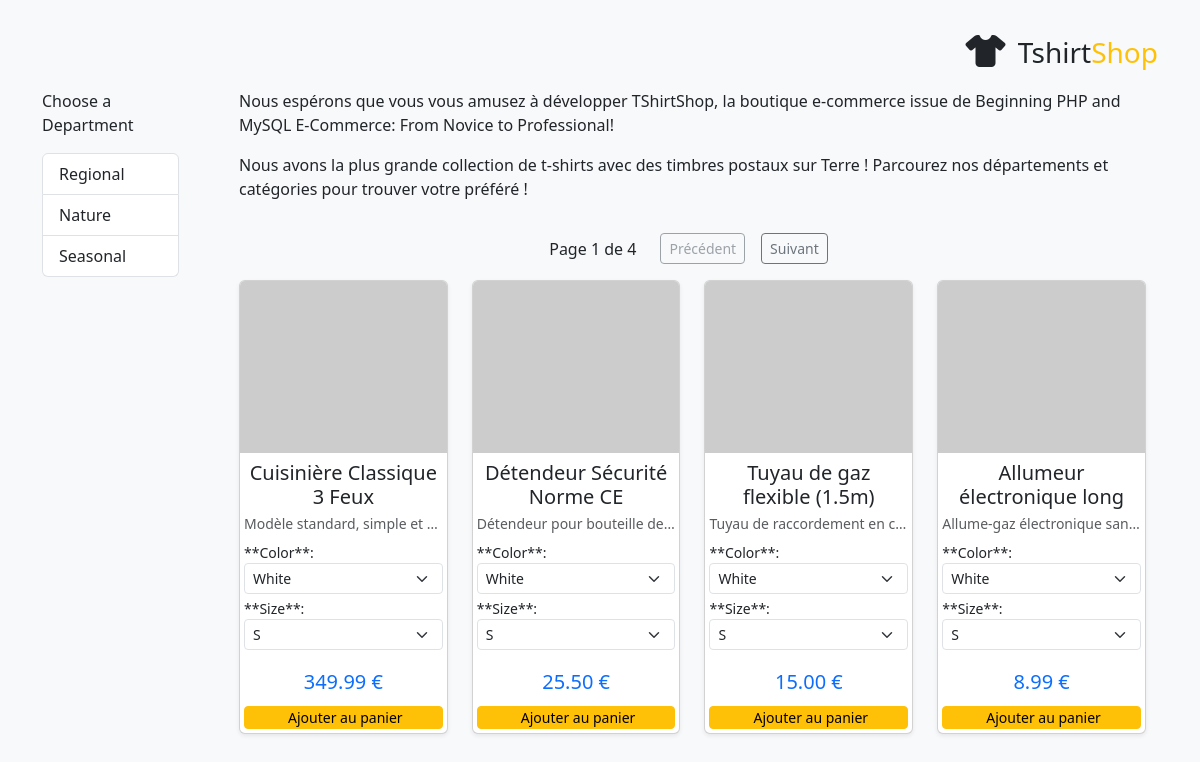
The page / on the database its author committed.
### tables this page shows
CREATE TABLE `department` (
  `department_id` int(11) NOT NULL,
  `name` varchar(100) NOT NULL,
  `description` varchar(1000) DEFAULT NULL
);

CREATE TABLE `product` (
  `product_id` int(11) NOT NULL,
  `name` varchar(100) NOT NULL,
  `description` varchar(1000) NOT NULL,
  `price` decimal(10,2) NOT NULL,
  `discounted_price` decimal(10,2) NOT NULL DEFAULT '0.00',
  `image` varchar(150) DEFAULT NULL,
  `image_2` varchar(150) DEFAULT NULL,
  `thumbnail` varchar(150) DEFAULT NULL,
  `display` smallint(6) NOT NULL DEFAULT '0'
);

CREATE TABLE `attribute` (
  `attribute_id` int(11) NOT NULL,
  `name` varchar(100) NOT NULL
);

CREATE TABLE `attribute_value` (
  `attribute_value_id` int(11) NOT NULL,
  `attribute_id` int(11) NOT NULL,
  `value` varchar(100) NOT NULL
);

### presentation/templates_c/%%10^108^1083067C%%products_list.tpl.php (the view, shortened to what the rows shown need)
<?php echo smarty_function_load_presentation_object(array('filename' => 'products_list','assign' => 'obj'), $this);?>
<?php if ($this->_tpl_vars['obj']->mProducts): ?>
        <div class="row row-cols-1 row-cols-sm-2 row-cols-md-3 row-cols-lg-4 g-4">
        <?php unset($this->_sections['k']);
$this->_sections['k']['name'] = 'k';
$this->_sections['k']['loop'] = is_array($_loop=$this->_tpl_vars['obj']->mProducts) ? count($_loop) : max(0, (int)$_loop); unset($_loop);
$this->_sections['k']['show'] = true;
$this->_sections['k']['max'] = $this->_sections['k']['loop'];
$this->_sections['k']['step'] = 1;
$this->_sections['k']['start'] = $this->_sections['k']['step'] > 0 ? 0 : $this->_sections['k']['loop']-1;
if ($this->_sections['k']['show']) {
    $this->_sections['k']['total'] = $this->_sections['k']['loop'];
} else
    $this->_sections['k']['total'] = 0;
if ($this->_sections['k']['show']):
            for ($this->_sections['k']['index'] = $this->_sections['k']['start'], $this->_sections['k']['iteration'] = 1;
                 $this->_sections['k']['iteration'] <= $this->_sections['k']['total'];
                 $this->_sections['k']['index'] += $this->_sections['k']['step'], $this->_sections['k']['iteration']++):
$this->_sections['k']['rownum'] = $this->_sections['k']['iteration'];
$this->_sections['k']['index_prev'] = $this->_sections['k']['index'] - $this->_sections['k']['step'];
$this->_sections['k']['index_next'] = $this->_sections['k']['index'] + $this->_sections['k']['step'];
$this->_sections['k']['first']      = ($this->_sections['k']['iteration'] == 1);
$this->_sections['k']['last']       = ($this->_sections['k']['iteration'] == $this->_sections['k']['total']);
?>
                        <div class="col">
                <div class="card h-100 shadow-sm product-card-custom">
                                        <div class="position-relative">
                        <?php if ($this->_tpl_vars['obj']->mProducts[$this->_sections['k']['index']]['thumbnail'] != ""): ?>
                            <a href="<?php echo $this->_tpl_vars['obj']->mProducts[$this->_sections['k']['index']]['link_to_product']; ?>
">
                                                                                                <img src="https://placehold.co/600x500" class="card-img-top" alt="T-Shirt Placeholder">
                            </a>
                        <?php endif; ?>
                    </div>
                                        <div class="card-body d-flex flex-column text-center m-0 p-1">
                        <h5 class="card-title fs-5 m-1">
                            <a href="<?php echo $this->_tpl_vars['obj']->mProducts[$this->_sections['k']['index']]['link_to_product']; ?>
" class="text-decoration-none text-dark">
                                <?php echo $this->_tpl_vars['obj']->mProducts[$this->_sections['k']['index']]['name']; ?>
                            </a>
                        </h5>
                        <p class="card-text text-muted small text-truncate m-0">
                            <?php echo $this->_tpl_vars['obj']->mProducts[$this->_sections['k']['index']]['description']; ?>
                        </p>
                                                <p class="attributes text-start small mt-2">
                                                <?php unset($this->_sections['l']);
$this->_sections['l']['name'] = 'l';
$this->_sections['l']['loop'] = is_array($_loop=$this->_tpl_vars['obj']->mProducts[$this->_sections['k']['index']]['attributes']) ? count($_loop) : max(0, (int)$_loop); unset($_loop);
$this->_sections['l']['show'] = true;
$this->_sections['l']['max'] = $this->_sections['l']['loop'];
$this->_sections['l']['step'] = 1;
$this->_sections['l']['start'] = $this->_sections['l']['step'] > 0 ? 0 : $this->_sections['l']['loop']-1;
if ($this->_sections['l']['show']) {
    $this->_sections['l']['total'] = $this->_sections['l']['loop'];
} else
    $this->_sections['l']['total'] = 0;
if ($this->_sections['l']['show']):
            for ($this->_sections['l']['index'] = $this->_sections['l']['start'], $this->_sections['l']['iteration'] = 1;
                 $this->_sections['l']['iteration'] <= $this->_sections['l']['total'];
                 $this->_sections['l']['index'] += $this->_sections['l']['step'], $this->_sections['l']['iteration']++):
$this->_sections['l']['rownum'] = $this->_sections['l']['iteration'];
$this->_sections['l']['index_prev'] = $this->_sections['l']['index'] - $this->_sections['l']['step'];
$this->_sections['l']['index_next'] = $this->_sections['l']['index'] + $this->_sections['l']['step'];
$this->_sections['l']['first']      = ($this->_sections['l']['iteration'] == 1);
$this->_sections['l']['last']       = ($this->_sections['l']['iteration'] == $this->_sections['l']['total']);
?>
                                                        <?php if ($this->_sections['l']['first'] || $this->_tpl_vars['obj']->mProducts[$this->_sections['k']['index']]['attributes'][$this->_sections['l']['index']]['attribute_name'] !== $this->_tpl_vars['obj']->mProducts[$this->_sections['k']['index']]['attributes'][$this->_sections['l']['index_prev']]['attribute_name']): ?>
                                **<?php echo $this->_tpl_vars['obj']->mProducts[$this->_sections['k']['index']]['attributes'][$this->_sections['l']['index']]['attribute_name']; ?>
**:
                                <select name="attr_<?php echo $this->_tpl_vars['obj']->mProducts[$this->_sections['k']['index']]['attributes'][$this->_sections['l']['index']]['attribute_name']; ?>
" class="form-select form-select-sm mb-1">
                            <?php endif; ?>
                                                        <option value="<?php echo $this->_tpl_vars['obj']->mProducts[$this->_sections['k']['index']]['attributes'][$this->_sections['l']['index']]['attribute_value']; ?>
">
                                <?php echo $this->_tpl_vars['obj']->mProducts[$this->_sections['k']['index']]['attributes'][$this->_sections['l']['index']]['attribute_value']; ?>
                            </option>
                            <?php if ($this->_sections['l']['last'] || $this->_tpl_vars['obj']->mProducts[$this->_sections['k']['index']]['attributes'][$this->_sections['l']['index']]['attribute_name'] !== $this->_tpl_vars['obj']->mProducts[$this->_sections['k']['index']]['attributes'][$this->_sections['l']['index_next']]['attribute_name']): ?>
                                </select>
                            <?php endif; ?>
                        <?php endfor; endif; ?>
                        </p>
                                                <div class="mt-auto">
                            <div class="price-section d-flex justify-content-center mb-1">
                                <?php if ($this->_tpl_vars['obj']->mProducts[$this->_sections['k']['index']]['discounted_price'] != 0): ?>
                                                                        <span class="text-muted text-decoration-line-through me-2 fs-6"><?php echo ((is_array($_tmp=$this->_tpl_vars['obj']->mProducts[$this->_sections['k']['index']]['price'])) ? $this->_run_mod_handler('string_format', true, $_tmp, "%.2f €") : smarty_modifier_string_format($_tmp, "%.2f €")); ?>
</span>
                                                                        <span class="h5 text-primary fs-5"><?php echo ((is_array($_tmp=$this->_tpl_vars['obj']->mProducts[$this->_sections['k']['index']]['discounted_price'])) ? $this->_run_mod_handler('string_format', true, $_tmp, "%.2f €") : smarty_modifier_string_format($_tmp, "%.2f €")); ?>
</span>
                                <?php else: ?>
                                                                        <span class="h5 text-primary fs-5"><?php echo ((is_array($_tmp=$this->_tpl_vars['obj']->mProducts[$this->_sections['k']['index']]['price'])) ? $this->_run_mod_handler('string_format', true, $_tmp, "%.2f €") : smarty_modifier_string_format($_tmp, "%.2f €")); ?>
</span>
                                <?php endif; ?>
                            </div>
                            <button type="button" class="btn btn-warning btn-sm w-100 p-0">
                                <i class="bi bi-cart-plus-fill me-1"></i> Ajouter au panier
                            </button>
                        </div>
                    </div>
                </div>
            </div>
        <?php endfor; endif; ?>
    </div> <?php endif; ?>

### presentation/templates_c/%%A5^A5A^A5A1C73D%%departments_list.tpl.php (shortened to what the rows shown need)
<?php echo smarty_function_load_presentation_object(array('filename' => 'departments_list','assign' => 'obj'), $this);?>
<div class="box">
  <ul class="list-group">
        <?php unset($this->_sections['i']);
$this->_sections['i']['name'] = 'i';
$this->_sections['i']['loop'] = is_array($_loop=$this->_tpl_vars['obj']->mDepartments) ? count($_loop) : max(0, (int)$_loop); unset($_loop);
$this->_sections['i']['show'] = true;
$this->_sections['i']['max'] = $this->_sections['i']['loop'];
$this->_sections['i']['step'] = 1;
$this->_sections['i']['start'] = $this->_sections['i']['step'] > 0 ? 0 : $this->_sections['i']['loop']-1;
if ($this->_sections['i']['show']) {
    $this->_sections['i']['total'] = $this->_sections['i']['loop'];
} else
    $this->_sections['i']['total'] = 0;
if ($this->_sections['i']['show']):
            for ($this->_sections['i']['index'] = $this->_sections['i']['start'], $this->_sections['i']['iteration'] = 1;
                 $this->_sections['i']['iteration'] <= $this->_sections['i']['total'];
                 $this->_sections['i']['index'] += $this->_sections['i']['step'], $this->_sections['i']['iteration']++):
$this->_sections['i']['rownum'] = $this->_sections['i']['iteration'];
$this->_sections['i']['index_prev'] = $this->_sections['i']['index'] - $this->_sections['i']['step'];
$this->_sections['i']['index_next'] = $this->_sections['i']['index'] + $this->_sections['i']['step'];
$this->_sections['i']['first']      = ($this->_sections['i']['iteration'] == 1);
$this->_sections['i']['last']       = ($this->_sections['i']['iteration'] == $this->_sections['i']['total']);
?>
      <li class="list-group-item list-group-item-action">
                <a <?php echo $this->_tpl_vars['selected']; ?>
 href="<?php echo $this->_tpl_vars['obj']->mDepartments[$this->_sections['i']['index']]['link_to_department']; ?>
" class="text-decoration-none text-dark">
          <?php echo $this->_tpl_vars['obj']->mDepartments[$this->_sections['i']['index']]['name']; ?>
        </a>
      </li>
    <?php endfor; endif; ?>
  </ul>
</div>

### rows shown on the page
department: name "Regional"
department: name "Nature"
department: name "Seasonal"
product: name "Cuisinière Classique 3 Feux", _sections "Modèle standard, simple et f…", name "White", name "S", price "349.99 €"
attribute: name "Color"
attribute: name "Size"
product: name "Détendeur Sécurité Norme CE", _sections "Détendeur pour bouteille de…", name "White", name "S", price "25.50 €"
product: name "Tuyau de gaz flexible (1.5m)", _sections "Tuyau de raccordement en c…", name "White", name "S", price "15.00 €"
product: name "Allumeur électronique long", _sections "Allume-gaz électronique san…", name "White", name "S", price "8.99 €"

### other values the page prints
$this->_tpl_vars['obj']->mPage "1"
$this->_tpl_vars['obj']->mrTotalPages "4"
